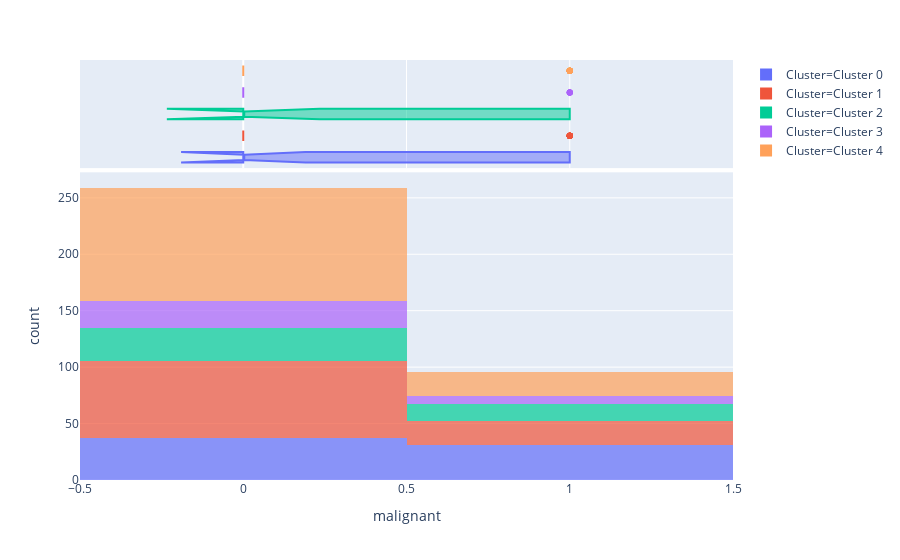

Notebook source saved alongside this figure:
### Code cell
plot_model(kmeans, plot = 'distribution', feature = 'malignant')

### Figure 1 — Plotly figure (JSON) as saved in the notebook; plotly's stock layout.template omitted (floating-point values rounded to 4 significant figures; data arrays with more than 128 entries replaced by an {"elided": "..."} marker saying what was removed)
{"data": [{"alignmentgroup": "True", "bingroup": "x", "hoverlabel": {"namelength": 0}, "hovertemplate": "Cluster=Cluster 0<br>malignant=%{x}<br>count=%{y}", "legendgroup": "Cluster=Cluster 0", "marker": {"color": "#636efa", "opacity": 0.7}, "name": "Cluster=Cluster 0", "offsetgroup": "Cluster=Cluster 0", "orientation": "v", "showlegend": true, "type": "histogram", "x": [1, 0, 0, 1, 0, 1, 0, 0, 1, 0, 1, 0, 1, 1, 1, 0, 0, 0, 1, 0, 1, 1, 0, 0, 1, 0, 0, 0, 0, 1, 1, 0, 0, 1, 1, 1, 0, 0, 0, 0, 1, 1, 1, 0, 0, 0, 0, 1, 0, 0, 1, 0, 0, 0, 1, 0, 0, 1, 1, 1, 0, 1, 0, 1, 1, 1, 0, 1], "xaxis": "x", "yaxis": "y"}, {"alignmentgroup": "True", "customdata": {"elided": "68x41 mixed values"}, "hoverlabel": {"namelength": 0}, "hovertemplate": "Cluster=%{customdata[40]}<br>malignant=%{customdata[0]}<br>bilateral=%{customdata[1]}<br>age=%{customdata[2]}<br>month=%{customdata[3]}<br>bmi=%{customdata[4]}<br>diabetes=%{customdata[5]}<br>hypertension=%{customdata[6]}<br>surgery=%{customdata[7]}<br>smoking=%{customdata[8]}<br>family=%{customdata[9]}<br>menarche=%{customdata[10]}<br>menopause=%{customdata[11]}<br>miscarriage=%{customdata[12]}<br>pregnancy=%{customdata[13]}<br>childbearing=%{customdata[14]}<br>disnature=%{customdata[15]}<br>dischange=%{customdata[16]}<br>disnumber=%{customdata[17]}<br>intraductalmass=%{customdata[18]}<br>position=%{customdata[19]}<br>distance=%{customdata[20]}<br>shape=%{customdata[21]}<br>surface=%{customdata[22]}<br>status=%{customdata[23]}<br>quantity=%{customdata[24]}<br>distribution=%{customdata[25]}<br>retraction=%{customdata[26]}<br>appearance=%{customdata[27]}<br>ductectasia=%{customdata[28]}<br>numintramass=%{customdata[29]}<br>numcysmass=%{customdata[30]}<br>nummass=%{customdata[31]}<br>ussize=%{customdata[32]}<br>usposition=%{customdata[33]}<br>usdistance=%{customdata[34]}<br>usshape=%{customdata[35]}<br>usboundary=%{customdata[36]}<br>bloodflow=%{customdata[37]}<br>calcification=%{customdata[38]}<br>birads=%{customdata[39]}", "legendgroup": "Cluster=Cluster 0", "marker": {"color": "#636efa"}, "name": "Cluster=Cluster 0", "notched": true, "offsetgroup": "Cluster=Cluster 0", "showlegend": false, "type": "box", "x": [1, 0, 0, 1, 0, 1, 0, 0, 1, 0, 1, 0, 1, 1, 1, 0, 0, 0, 1, 0, 1, 1, 0, 0, 1, 0, 0, 0, 0, 1, 1, 0, 0, 1, 1, 1, 0, 0, 0, 0, 1, 1, 1, 0, 0, 0, 0, 1, 0, 0, 1, 0, 0, 0, 1, 0, 0, 1, 1, 1, 0, 1, 0, 1, 1, 1, 0, 1], "xaxis": "x2", "yaxis": "y2"}, {"alignmentgroup": "True", "bingroup": "x", "hoverlabel": {"namelength": 0}, "hovertemplate": "Cluster=Cluster 1<br>malignant=%{x}<br>count=%{y}", "legendgroup": "Cluster=Cluster 1", "marker": {"color": "#EF553B", "opacity": 0.7}, "name": "Cluster=Cluster 1", "offsetgroup": "Cluster=Cluster 1", "orientation": "v", "showlegend": true, "type": "histogram", "x": [0, 0, 0, 0, 0, 0, 0, 0, 0, 0, 0, 0, 0, 0, 0, 0, 0, 0, 0, 0, 0, 0, 0, 0, 0, 0, 0, 0, 0, 0, 0, 0, 0, 0, 0, 0, 1, 0, 1, 0, 0, 0, 1, 1, 0, 1, 1, 1, 0, 1, 0, 0, 0, 0, 1, 1, 0, 0, 0, 0, 0, 1, 0, 1, 0, 1, 0, 0, 0, 0, 0, 0, 1, 0, 0, 1, 1, 0, 1, 0, 0, 0, 0, 1, 0, 1, 0, 1, 1], "xaxis": "x", "yaxis": "y"}, {"alignmentgroup": "True", "customdata": {"elided": "89x41 mixed values"}, "hoverlabel": {"namelength": 0}, "hovertemplate": "Cluster=%{customdata[40]}<br>malignant=%{customdata[0]}<br>bilateral=%{customdata[1]}<br>age=%{customdata[2]}<br>month=%{customdata[3]}<br>bmi=%{customdata[4]}<br>diabetes=%{customdata[5]}<br>hypertension=%{customdata[6]}<br>surgery=%{customdata[7]}<br>smoking=%{customdata[8]}<br>family=%{customdata[9]}<br>menarche=%{customdata[10]}<br>menopause=%{customdata[11]}<br>miscarriage=%{customdata[12]}<br>pregnancy=%{customdata[13]}<br>childbearing=%{customdata[14]}<br>disnature=%{customdata[15]}<br>dischange=%{customdata[16]}<br>disnumber=%{customdata[17]}<br>intraductalmass=%{customdata[18]}<br>position=%{customdata[19]}<br>distance=%{customdata[20]}<br>shape=%{customdata[21]}<br>surface=%{customdata[22]}<br>status=%{customdata[23]}<br>quantity=%{customdata[24]}<br>distribution=%{customdata[25]}<br>retraction=%{customdata[26]}<br>appearance=%{customdata[27]}<br>ductectasia=%{customdata[28]}<br>numintramass=%{customdata[29]}<br>numcysmass=%{customdata[30]}<br>nummass=%{customdata[31]}<br>ussize=%{customdata[32]}<br>usposition=%{customdata[33]}<br>usdistance=%{customdata[34]}<br>usshape=%{customdata[35]}<br>usboundary=%{customdata[36]}<br>bloodflow=%{customdata[37]}<br>calcification=%{customdata[38]}<br>birads=%{customdata[39]}", "legendgroup": "Cluster=Cluster 1", "marker": {"color": "#EF553B"}, "name": "Cluster=Cluster 1", "notched": true, "offsetgroup": "Cluster=Cluster 1", "showlegend": false, "type": "box", "x": [0, 0, 0, 0, 0, 0, 0, 0, 0, 0, 0, 0, 0, 0, 0, 0, 0, 0, 0, 0, 0, 0, 0, 0, 0, 0, 0, 0, 0, 0, 0, 0, 0, 0, 0, 0, 1, 0, 1, 0, 0, 0, 1, 1, 0, 1, 1, 1, 0, 1, 0, 0, 0, 0, 1, 1, 0, 0, 0, 0, 0, 1, 0, 1, 0, 1, 0, 0, 0, 0, 0, 0, 1, 0, 0, 1, 1, 0, 1, 0, 0, 0, 0, 1, 0, 1, 0, 1, 1], "xaxis": "x2", "yaxis": "y2"}, {"alignmentgroup": "True", "bingroup": "x", "hoverlabel": {"namelength": 0}, "hovertemplate": "Cluster=Cluster 2<br>malignant=%{x}<br>count=%{y}", "legendgroup": "Cluster=Cluster 2", "marker": {"color": "#00cc96", "opacity": 0.7}, "name": "Cluster=Cluster 2", "offsetgroup": "Cluster=Cluster 2", "orientation": "v", "showlegend": true, "type": "histogram", "x": [0, 0, 0, 0, 0, 0, 0, 0, 0, 0, 0, 0, 0, 0, 0, 0, 0, 1, 0, 0, 0, 1, 1, 0, 1, 1, 1, 1, 0, 1, 1, 0, 1, 0, 0, 1, 0, 0, 1, 0, 1, 0, 1, 0, 1], "xaxis": "x", "yaxis": "y"}, {"alignmentgroup": "True", "customdata": {"elided": "45x41 mixed values"}, "hoverlabel": {"namelength": 0}, "hovertemplate": "Cluster=%{customdata[40]}<br>malignant=%{customdata[0]}<br>bilateral=%{customdata[1]}<br>age=%{customdata[2]}<br>month=%{customdata[3]}<br>bmi=%{customdata[4]}<br>diabetes=%{customdata[5]}<br>hypertension=%{customdata[6]}<br>surgery=%{customdata[7]}<br>smoking=%{customdata[8]}<br>family=%{customdata[9]}<br>menarche=%{customdata[10]}<br>menopause=%{customdata[11]}<br>miscarriage=%{customdata[12]}<br>pregnancy=%{customdata[13]}<br>childbearing=%{customdata[14]}<br>disnature=%{customdata[15]}<br>dischange=%{customdata[16]}<br>disnumber=%{customdata[17]}<br>intraductalmass=%{customdata[18]}<br>position=%{customdata[19]}<br>distance=%{customdata[20]}<br>shape=%{customdata[21]}<br>surface=%{customdata[22]}<br>status=%{customdata[23]}<br>quantity=%{customdata[24]}<br>distribution=%{customdata[25]}<br>retraction=%{customdata[26]}<br>appearance=%{customdata[27]}<br>ductectasia=%{customdata[28]}<br>numintramass=%{customdata[29]}<br>numcysmass=%{customdata[30]}<br>nummass=%{customdata[31]}<br>ussize=%{customdata[32]}<br>usposition=%{customdata[33]}<br>usdistance=%{customdata[34]}<br>usshape=%{customdata[35]}<br>usboundary=%{customdata[36]}<br>bloodflow=%{customdata[37]}<br>calcification=%{customdata[38]}<br>birads=%{customdata[39]}", "legendgroup": "Cluster=Cluster 2", "marker": {"color": "#00cc96"}, "name": "Cluster=Cluster 2", "notched": true, "offsetgroup": "Cluster=Cluster 2", "showlegend": false, "type": "box", "x": [0, 0, 0, 0, 0, 0, 0, 0, 0, 0, 0, 0, 0, 0, 0, 0, 0, 1, 0, 0, 0, 1, 1, 0, 1, 1, 1, 1, 0, 1, 1, 0, 1, 0, 0, 1, 0, 0, 1, 0, 1, 0, 1, 0, 1], "xaxis": "x2", "yaxis": "y2"}, {"alignmentgroup": "True", "bingroup": "x", "hoverlabel": {"namelength": 0}, "hovertemplate": "Cluster=Cluster 3<br>malignant=%{x}<br>count=%{y}", "legendgroup": "Cluster=Cluster 3", "marker": {"color": "#ab63fa", "opacity": 0.7}, "name": "Cluster=Cluster 3", "offsetgroup": "Cluster=Cluster 3", "orientation": "v", "showlegend": true, "type": "histogram", "x": [1, 1, 0, 0, 1, 1, 1, 0, 1, 0, 1, 0, 0, 0, 0, 0, 0, 0, 0, 0, 0, 0, 0, 0, 0, 0, 0, 0, 0, 0, 0], "xaxis": "x", "yaxis": "y"}, {"alignmentgroup": "True", "customdata": {"elided": "31x41 mixed values"}, "hoverlabel": {"namelength": 0}, "hovertemplate": "Cluster=%{customdata[40]}<br>malignant=%{customdata[0]}<br>bilateral=%{customdata[1]}<br>age=%{customdata[2]}<br>month=%{customdata[3]}<br>bmi=%{customdata[4]}<br>diabetes=%{customdata[5]}<br>hypertension=%{customdata[6]}<br>surgery=%{customdata[7]}<br>smoking=%{customdata[8]}<br>family=%{customdata[9]}<br>menarche=%{customdata[10]}<br>menopause=%{customdata[11]}<br>miscarriage=%{customdata[12]}<br>pregnancy=%{customdata[13]}<br>childbearing=%{customdata[14]}<br>disnature=%{customdata[15]}<br>dischange=%{customdata[16]}<br>disnumber=%{customdata[17]}<br>intraductalmass=%{customdata[18]}<br>position=%{customdata[19]}<br>distance=%{customdata[20]}<br>shape=%{customdata[21]}<br>surface=%{customdata[22]}<br>status=%{customdata[23]}<br>quantity=%{customdata[24]}<br>distribution=%{customdata[25]}<br>retraction=%{customdata[26]}<br>appearance=%{customdata[27]}<br>ductectasia=%{customdata[28]}<br>numintramass=%{customdata[29]}<br>numcysmass=%{customdata[30]}<br>nummass=%{customdata[31]}<br>ussize=%{customdata[32]}<br>usposition=%{customdata[33]}<br>usdistance=%{customdata[34]}<br>usshape=%{customdata[35]}<br>usboundary=%{customdata[36]}<br>bloodflow=%{customdata[37]}<br>calcification=%{customdata[38]}<br>birads=%{customdata[39]}", "legendgroup": "Cluster=Cluster 3", "marker": {"color": "#ab63fa"}, "name": "Cluster=Cluster 3", "notched": true, "offsetgroup": "Cluster=Cluster 3", "showlegend": false, "type": "box", "x": [1, 1, 0, 0, 1, 1, 1, 0, 1, 0, 1, 0, 0, 0, 0, 0, 0, 0, 0, 0, 0, 0, 0, 0, 0, 0, 0, 0, 0, 0, 0], "xaxis": "x2", "yaxis": "y2"}, {"alignmentgroup": "True", "bingroup": "x", "hoverlabel": {"namelength": 0}, "hovertemplate": "Cluster=Cluster 4<br>malignant=%{x}<br>count=%{y}", "legendgroup": "Cluster=Cluster 4", "marker": {"color": "#FFA15A", "opacity": 0.7}, "name": "Cluster=Cluster 4", "offsetgroup": "Cluster=Cluster 4", "orientation": "v", "showlegend": true, "type": "histogram", "x": [1, 0, 0, 0, 0, 0, 0, 0, 0, 0, 0, 0, 0, 0, 0, 0, 0, 0, 0, 0, 0, 0, 0, 0, 0, 0, 0, 0, 0, 0, 0, 0, 1, 0, 0, 0, 0, 0, 0, 0, 0, 0, 0, 0, 0, 0, 0, 0, 0, 0, 0, 0, 0, 1, 0, 0, 1, 1, 1, 1, 1, 1, 1, 1, 1, 1, 1, 1, 1, 1, 1, 1, 1, 1, 1, 0, 0, 0, 0, 0, 0, 0, 0, 0, 0, 0, 0, 0, 0, 0, 0, 0, 0, 0, 0, 0, 0, 0, 0, 0, 0, 0, 0, 0, 0, 0, 0, 0, 0, 0, 0, 0, 0, 0, 0, 0, 0, 0, 0, 0, 0, 0], "xaxis": "x", "yaxis": "y"}, {"alignmentgroup": "True", "customdata": {"elided": "122x41 mixed values"}, "hoverlabel": {"namelength": 0}, "hovertemplate": "Cluster=%{customdata[40]}<br>malignant=%{customdata[0]}<br>bilateral=%{customdata[1]}<br>age=%{customdata[2]}<br>month=%{customdata[3]}<br>bmi=%{customdata[4]}<br>diabetes=%{customdata[5]}<br>hypertension=%{customdata[6]}<br>surgery=%{customdata[7]}<br>smoking=%{customdata[8]}<br>family=%{customdata[9]}<br>menarche=%{customdata[10]}<br>menopause=%{customdata[11]}<br>miscarriage=%{customdata[12]}<br>pregnancy=%{customdata[13]}<br>childbearing=%{customdata[14]}<br>disnature=%{customdata[15]}<br>dischange=%{customdata[16]}<br>disnumber=%{customdata[17]}<br>intraductalmass=%{customdata[18]}<br>position=%{customdata[19]}<br>distance=%{customdata[20]}<br>shape=%{customdata[21]}<br>surface=%{customdata[22]}<br>status=%{customdata[23]}<br>quantity=%{customdata[24]}<br>distribution=%{customdata[25]}<br>retraction=%{customdata[26]}<br>appearance=%{customdata[27]}<br>ductectasia=%{customdata[28]}<br>numintramass=%{customdata[29]}<br>numcysmass=%{customdata[30]}<br>nummass=%{customdata[31]}<br>ussize=%{customdata[32]}<br>usposition=%{customdata[33]}<br>usdistance=%{customdata[34]}<br>usshape=%{customdata[35]}<br>usboundary=%{customdata[36]}<br>bloodflow=%{customdata[37]}<br>calcification=%{customdata[38]}<br>birads=%{customdata[39]}", "legendgroup": "Cluster=Cluster 4", "marker": {"color": "#FFA15A"}, "name": "Cluster=Cluster 4", "notched": true, "offsetgroup": "Cluster=Cluster 4", "showlegend": false, "type": "box", "x": [1, 0, 0, 0, 0, 0, 0, 0, 0, 0, 0, 0, 0, 0, 0, 0, 0, 0, 0, 0, 0, 0, 0, 0, 0, 0, 0, 0, 0, 0, 0, 0, 1, 0, 0, 0, 0, 0, 0, 0, 0, 0, 0, 0, 0, 0, 0, 0, 0, 0, 0, 0, 0, 1, 0, 0, 1, 1, 1, 1, 1, 1, 1, 1, 1, 1, 1, 1, 1, 1, 1, 1, 1, 1, 1, 0, 0, 0, 0, 0, 0, 0, 0, 0, 0, 0, 0, 0, 0, 0, 0, 0, 0, 0, 0, 0, 0, 0, 0, 0, 0, 0, 0, 0, 0, 0, 0, 0, 0, 0, 0, 0, 0, 0, 0, 0, 0, 0, 0, 0, 0, 0], "xaxis": "x2", "yaxis": "y2"}], "layout": {"barmode": "relative", "legend": {"tracegroupgap": 0}, "margin": {"t": 60}, "xaxis": {"anchor": "y", "domain": [0, 1], "title": {"text": "malignant"}}, "xaxis2": {"anchor": "y2", "domain": [0, 1], "matches": "x", "showgrid": true, "showticklabels": false}, "yaxis": {"anchor": "x", "domain": [0, 0.7326], "title": {"text": "count"}}, "yaxis2": {"anchor": "x2", "domain": [0.7426, 1], "matches": "y2", "showgrid": false, "showline": false, "showticklabels": false, "ticks": ""}}}
